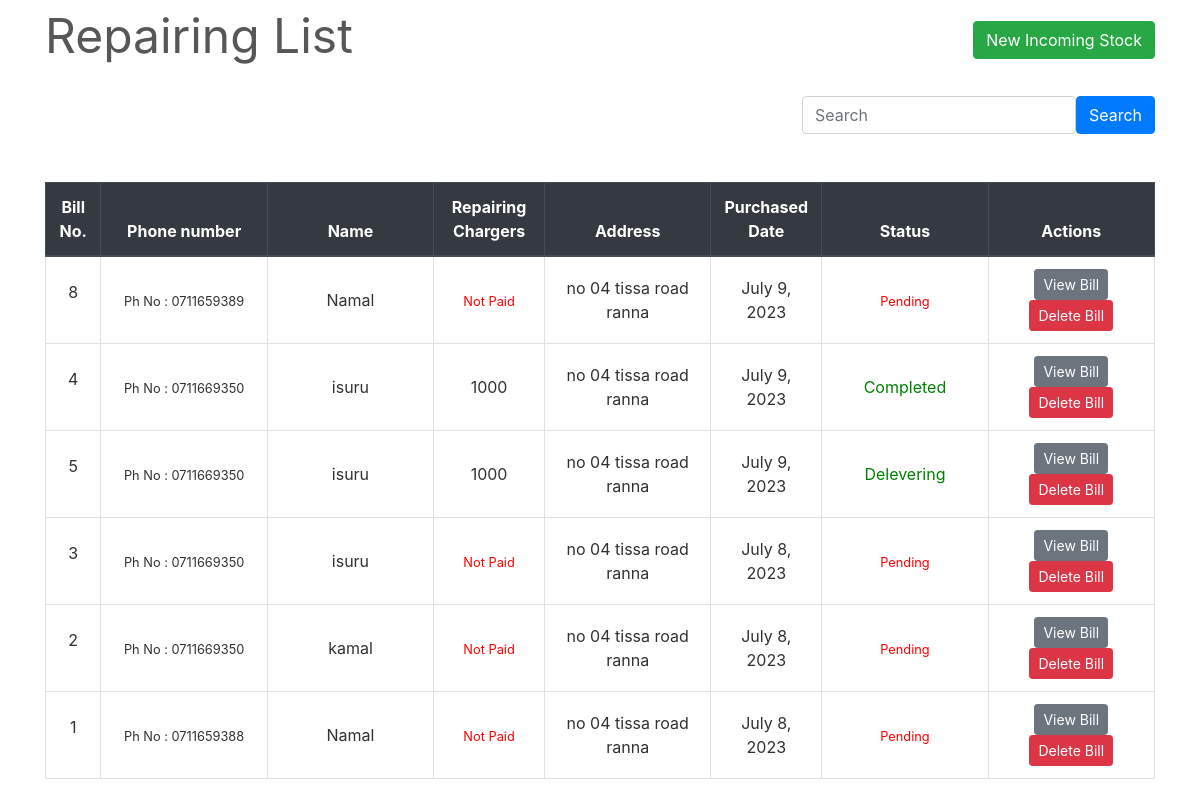
The app's page /transactions/repair/ with its own data.
### transactions/models.py (models this page shows, shortened)
class Repair(models.Model):
    billno = models.AutoField(primary_key=True)
    products=models.TextField(blank=True,null=True)
    time = models.DateTimeField(auto_now=True)
    charges = models.IntegerField(blank=True,null=True)
    name = models.CharField(max_length=150)
    phone = models.CharField(max_length=12)
    address = models.CharField(max_length=200)
    email = models.EmailField(max_length=254)
    status = models.CharField(choices=choises,max_length=150,default="Pending")

### transactions/views.py (the view)
class Repair_View(TemplateView):
    def get(self,request):
        if 'q' in request.GET:
            q= request.GET["q"]
            object_list = Repair.objects.filter(
            Q(name__icontains=q) | Q(phone__icontains=q) | Q(status__icontains=q))
        else:
            object_list=Repair.objects.all().order_by('-time')
        context ={
            'repair':object_list,
        }
        return render(request,"repair/repair_list.html",context)

### transactions/templates/repair/repair_list.html (shortened to what this page needs)
{% extends "base.html" %}
{% load widget_tweaks %}
{% block content %}
    <div class="row" style="color: #575757; font-style: bold; font-size: 3rem;">
        <div class="col-md-8">Repairing List</div>
        <div class="col-md-4">
            <div style="float:right;"> <a class="btn btn-success" href="{% url 'select-supplier' %}">New Incoming Stock</a> </div>
        </div>
    </div>
    <br>
    <div class="mb-5 d-flex align-items-end justify-content-center flex-column gap-4">
        <form class="d-flex">
          <input name="q" class="form-control me-1" type="search" placeholder="Search" aria-label="Search"  >
          <button class="btn btn-primary" type="submit">Search</button>
        </form>
    </div>
    <table class="table table-css table-bordered table-hover">
        <thead class="thead-dark align-middle">
            <tr>
                <th width="5%">Bill No.</th>
                <th width="15%">Phone number</th>
                <th width="15%">Name</th>
                <th width="10%">Repairing Chargers</th>
                <th width="15%">Address</th>
                <th width="10%">Purchased Date</th>
                <th width="15%">Status</th>
                <th width="15%">Actions</th>
            </tr>
        </thead>
{% if repair %}
        <tbody>
            {% for purchase in repair %}
            <tr>
                <td class="align-middle"> <p>{{ purchase.billno }}</p> </td>
                <td class="align-middle">
                    <small >Ph No : {{ purchase.phone }}</small>
                </td>
                <td class="align-middle">{{ purchase.name }}</td>
                {% if purchase.charges == None %}
                <td class="align-middle"><small style="color: red;">Not Paid</small></td>
                {% else %}
                <td class="align-middle">{{ purchase.charges }}</td>
                {% endif %}
                <td class="align-middle">{{ purchase.address }}</td>
                <td class="align-middle">{{ purchase.time.date }}</td>
                {% if purchase.status == "Pending" %}
                <td class="align-middle"><small style="color: red;">{{ purchase.status }}</small></td>
                {% else %}
                <td class="align-middle" style = "color:green;">{{ purchase.status }}</td>
                {% endif %}
                <td class="align-middle"> <a href="{% url 'r-detail' purchase.billno %}" class="btn btn-secondary btn-sm">View Bill</a> <a href="{% url 'delete-repair' purchase.billno %}" class="btn btn-danger btn-sm">Delete Bill</a> </td>
            </tr>
            {% endfor %}
        </tbody>
    </table>
{% else %}
        <tbody></tbody>
    </table>
    <br><br><br><br><br><br><br><br>
    <div style="color: #575757; font-style: bold; font-size: 1.5rem; text-align: center;">The records are empty. Please try adding some.</div>
{% endif %}
{% endblock content %}

### homepage/static/css/main.css (style rules this page uses)
body, html { height: 100%; }
p { color: rgb(49, 49, 49); }
a { color: #55b159; }
.table-css { color: #313131; }
.align-middle { text-align: center; }

### records on screen
Repair: billno "8", phone "0711659389", name "Namal", shows "Not Paid", address "no 04 tissa road ranna", time "July 9, 2023", status "Pending"
Repair: billno "4", phone "0711669350", name "isuru", charges "1000", address "no 04 tissa road ranna", time "July 9, 2023", status "Completed"
Repair: billno "5", phone "0711669350", name "isuru", charges "1000", address "no 04 tissa road ranna", time "July 9, 2023", status "Delevering"
Repair: billno "3", phone "0711669350", name "isuru", shows "Not Paid", address "no 04 tissa road ranna", time "July 8, 2023", status "Pending"
Repair: billno "2", phone "0711669350", name "kamal", shows "Not Paid", address "no 04 tissa road ranna", time "July 8, 2023", status "Pending"
Repair: billno "1", phone "0711659388", name "Namal", shows "Not Paid", address "no 04 tissa road ranna", time "July 8, 2023", status "Pending"
